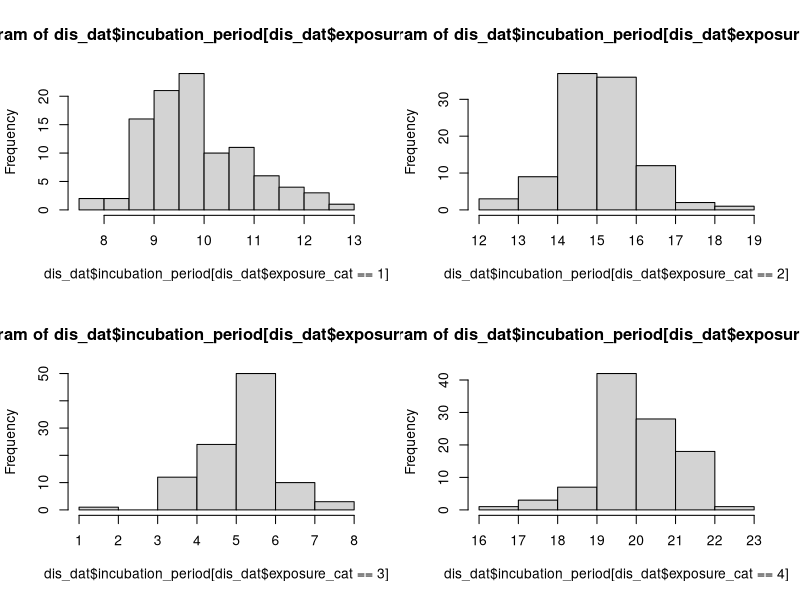
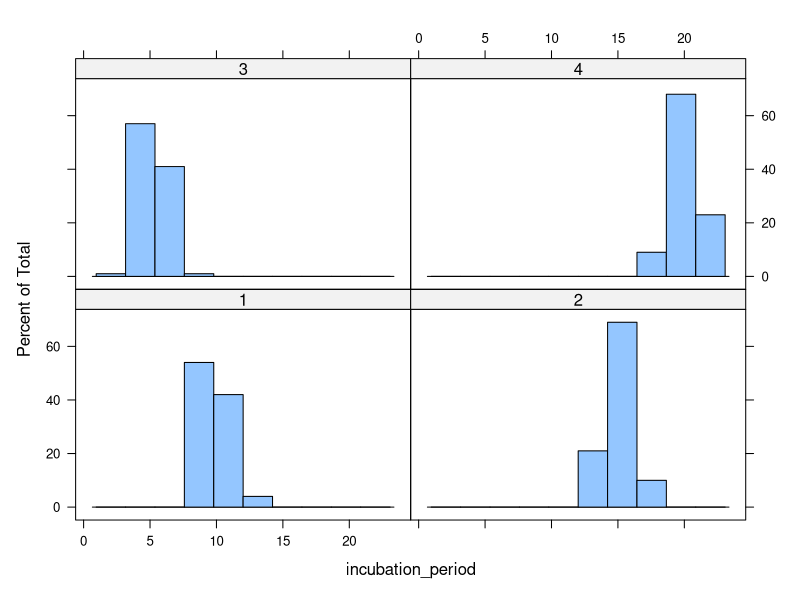
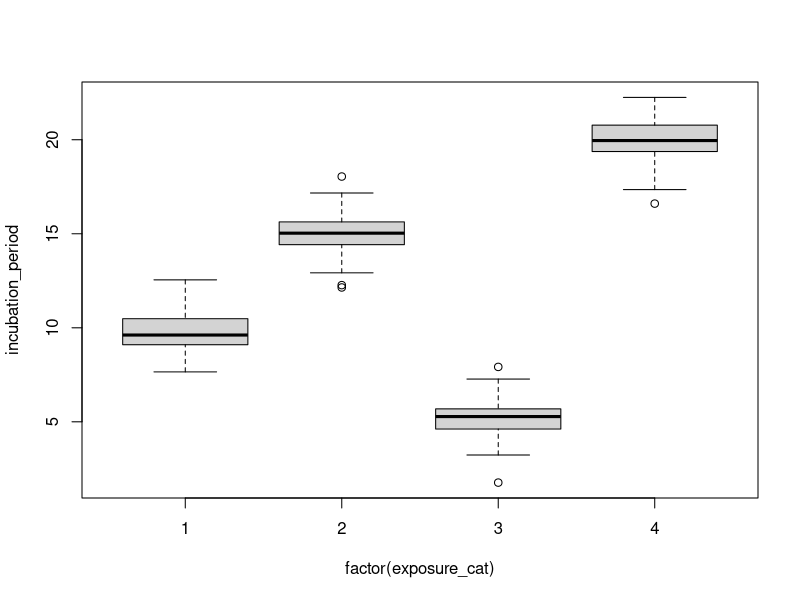
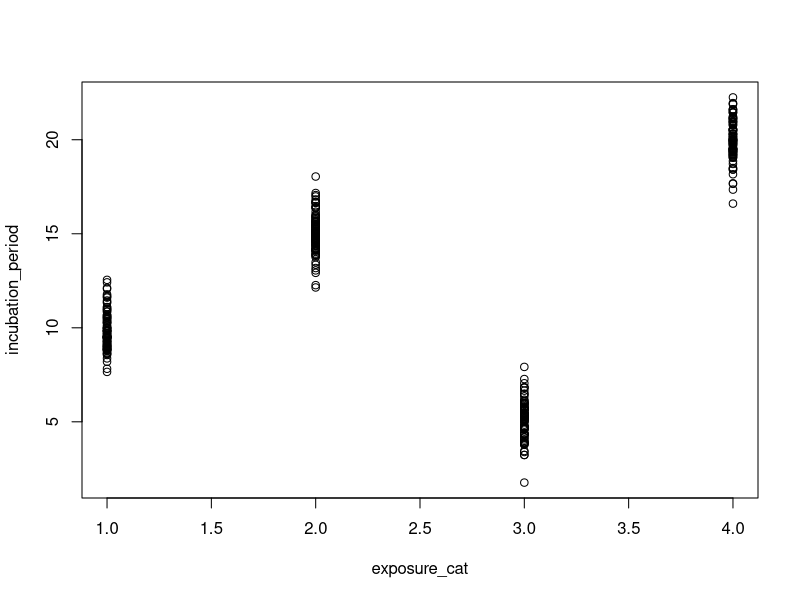

R code for these plots, in order:
# Data generation 

# Set the seed to make the example reproducible
set.seed(1234)

incubation_period <- c(rnorm(100, mean = 10), rnorm(100, mean = 15), 
                       rnorm(100, mean = 5), rnorm(100, mean = 20))

exposure_cat <-sort(rep(c(1:4), 100 ))

dis_dat <- data.frame(incubation_period, exposure_cat)


# Producing histogram for each of the exposure category 1,2,3 and 4
# using traditional visualization code

op <- par(mfrow = c (2,2))

hist(dis_dat$incubation_period[dis_dat$exposure_cat == 1])
hist(dis_dat$incubation_period[dis_dat$exposure_cat == 2])
hist(dis_dat$incubation_period[dis_dat$exposure_cat == 3])
hist(dis_dat$incubation_period[dis_dat$exposure_cat == 4])

par(op)

#### Lattice Information for histogram

# Installing lattice package
install.packages("lattice")

library(lattice)

histogram(~incubation_period | factor(exposure_cat), data = dis_dat)

# Using plot generic function
plot(incubation_period ~ factor(exposure_cat), data = dis_dat)

## If we remove the vector part same visualization part change to scatter plot
plot(incubation_period ~ exposure_cat, data = dis_dat)
